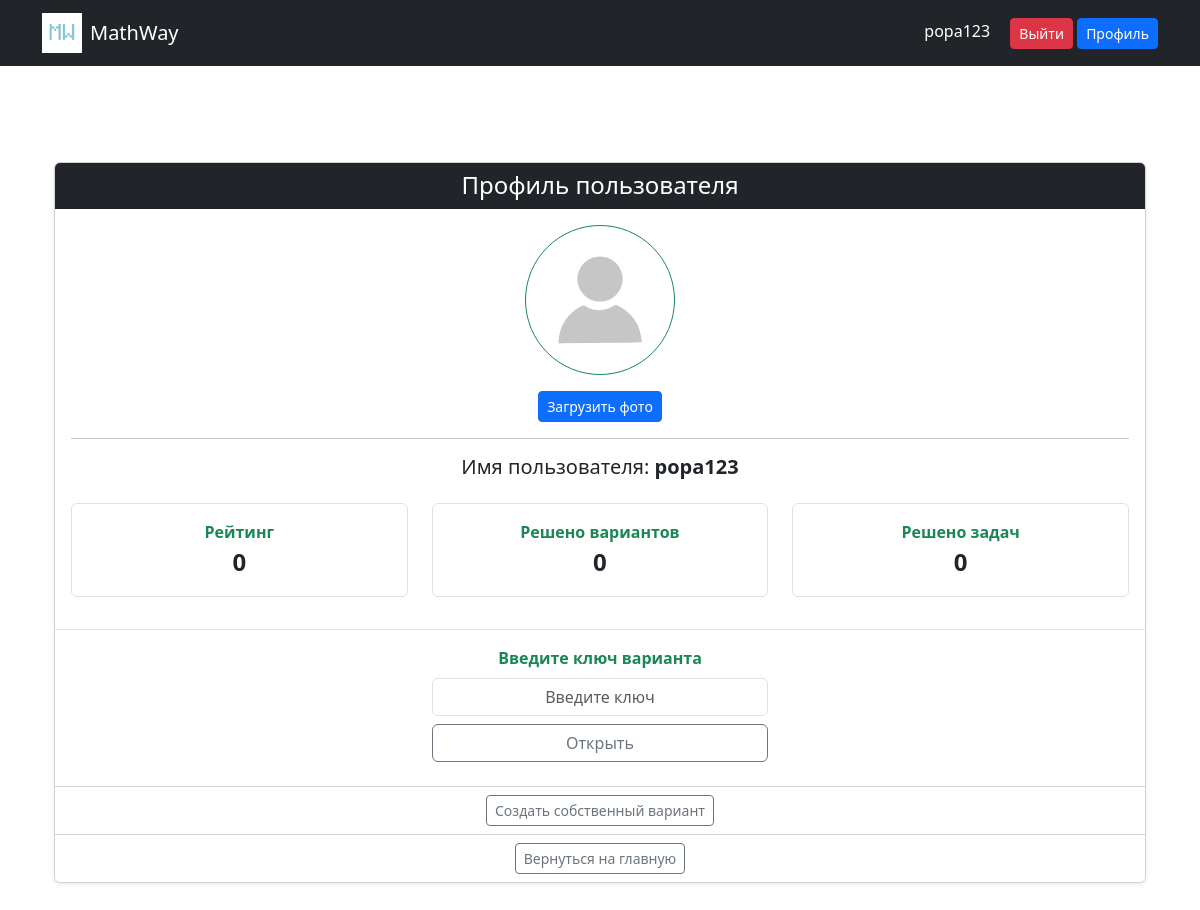
Screenshot of /profile (signed in) with the database file from the repository.
### models.py (models this page shows)
class User(db.Model, UserMixin):
    id = db.Column(db.Integer, primary_key=True)
    username = db.Column(db.String(100), unique=True, nullable=False)
    password = db.Column(db.String(200), nullable=False)
    email = db.Column(db.String(100), unique=True, nullable=False)
    solved_var = db.Column(db.Integer, nullable=False, default=0)
    avatar = db.Column(db.String(200), nullable=True)
    count_task = db.Column(db.Integer, default=0)

### main.py (the view)
@app.route('/profile')
def profile():
    return render_template("profile.html")

### main.py (called while the page is built)
@login_manager.user_loader
def load_user(user_id):
    return User.query.get(int(user_id))

### templates/profile.html (shortened to what this page needs)
{% extends "base.html" %}
{% block content %}
<div class="container py-5">
    <div class="card shadow-sm">
        <div class="card-header bg-dark text-white text-center">
            <h4 class="mb-0">Профиль пользователя</h4>
        </div>
        <div class="card-body text-center">
            <div class="mb-3">
                <img src="{{ url_for('static', filename=current_user.avatar or 'avatars/none_avatar.jpg') }}"
                     alt="avatar"
                     class="rounded-circle border border-success p-2"
                     width="150" height="150">
            </div>
            <form action="/upload_avatar" method="POST" enctype="multipart/form-data">
                <label class="btn btn-primary btn-sm">
                    Загрузить фото
                </label>
            </form>
            <hr>
            <h5 class="mt-3">
                Имя пользователя:
                <span class="fw-bold">{{ current_user.username }}</span>
            </h5>
        </div>
        <div class="card-body pt-0">
            <div class="row text-center">
                <div class="col-md-4 mb-3">
                    <div class="p-3 border rounded bg-white">
                        <div class="text-success fw-semibold">Рейтинг</div>
                        <div class="fs-4 fw-bold">0</div>
                    </div>
                </div>
                <div class="col-md-4 mb-3">
                    <div class="p-3 border rounded bg-white">
                        <div class="text-success fw-semibold">Решено вариантов</div>
                        <div class="fs-4 fw-bold">{{ current_user.solved_var }}</div>
                    </div>
                </div>
                <div class="col-md-4 mb-3">
                    <div class="p-3 border rounded bg-white">
                        <div class="text-success fw-semibold">Решено задач</div>
                        <div class="fs-4 fw-bold">{{ current_user.count_task }}</div>
                    </div>
                </div>
            </div>
        </div>
        <div class="card-body border-top">
            <div class="row justify-content-center">
                <div class="col-md-4 text-center">
                    <div class="text-success fw-semibold mb-2">
                        Введите ключ варианта
                    </div>
                    <form method="GET" action="/open_variant">
                        <input class="form-control text-center mb-2"
                                type="text"
                                name="variant_id"
                                placeholder="Введите ключ"
                                required>
                        <button type="submit" class="btn btn-outline-secondary w-100">
                            Открыть
                        </button>
                    </form>
                </div>
            </div>
        </div>
        <div class="card-footer text-center bg-white">
            <a href="/self_variant" class="btn btn-outline-secondary btn-sm">
                Создать собственный вариант
            </a>
        </div>
        <div class="card-footer text-center bg-white">
            <a href="/" class="btn btn-outline-secondary btn-sm">
                Вернуться на главную
            </a>
        </div>
    </div>
</div>
{% endblock %}

### templates/base.html (shortened to what this page needs)
<!DOCTYPE html>
<html>
<head>
    <link href="https://cdn.jsdelivr.net/npm/bootstrap@5.3.0/dist/css/bootstrap.min.css" rel="stylesheet">
</head>
<body>
<nav class="navbar navbar-dark bg-dark">
    <div class="container">
        <a class="navbar-brand d-flex align-items-center" href="/">
    <img src="{{ url_for('static', filename='images/logo.png') }}"
         alt="logo"
         height="40"
         class="me-2">
            MathWay
        </a>
        <div>
            {% if current_user.is_authenticated %}
                <span class="text-white me-3">
                    {{ current_user.username }}
                </span>
                <a href="/logout" class="btn btn-danger btn-sm">Выйти</a>
                <a href="/profile" class="btn btn-primary btn-sm">Профиль</a>
            {% else %}
                <a href="/login" class="btn btn-secondary btn-sm me-2">Вход</a>
                <a href="/register" class="btn btn-primary btn-sm">Регистрация</a>
            {% endif %}
        </div>
    </div>
</nav>
<div class="container mt-5">
    {% block content %}{% endblock %}
</div>
</body>
</html>

### rows the page displays
User: username "popa123", solved_var "0", count_task "0"
